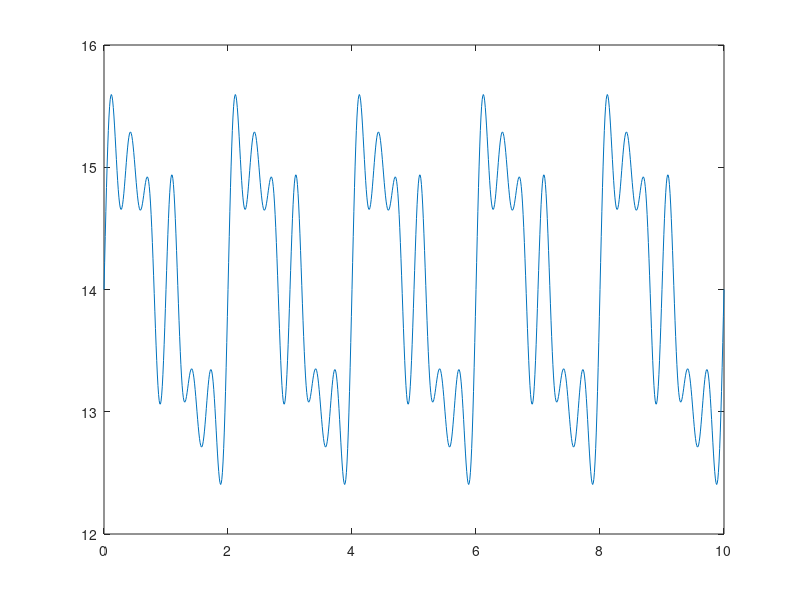

The MATLAB source for this figure: (Note: this script raises an error after producing the figure.)
clear all; 
%Author: Derek Novo
%10/8/2014
%Examples for subtracting predictor residuals from source signal using linear
%regression test.

t = 0:0.01:10;

%----------- PREDICTORS -------------
a = sin(2*pi*1*t) + 1;
b = sin(2*pi*2*t) + 1;
c = sin(2*pi*3*t) + 6; %+1*randn(1,length(t));

target = sin(2*pi*4*t);
source = target + a + b + 0.2*c;

target2 = sin(2*pi*0.5*t);
source2 = target2 + 0.5*a + 0.5*b + 0.5*c + 10;

normSource = source/max(source);
normSource2 = source2/max(source2);
%sumofmeans = mean(a) + mean(b) + mean(c)
figure; plot(t,source2);
%b = regress(source2(:),[a;b;c]');
%[r,m,p] = regress(source2(:),[a;b;c]');
%figure; plot(t,p,'r');
figure; plot(t, linRegSignalAndHeadRotation_version_3(source2(:),[a;b;c]'));
%figure; plot(t,linRegSignalAndHeadRotation(source(:),[a;b;c]'),'k');
%figure; plot(t,target' - linRegSignalAndHeadRotation(source(:),[a;b;c]'));